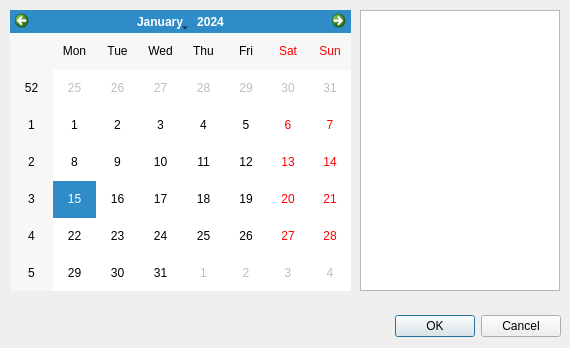
<?xml version="1.0" encoding="UTF-8"?>
<ui version="4.0">
 <class>DialogDatePicker</class>
 <widget class="QDialog" name="DialogDatePicker">
  <property name="geometry">
   <rect>
    <x>0</x>
    <y>0</y>
    <width>570</width>
    <height>348</height>
   </rect>
  </property>
  <property name="windowTitle">
   <string>Dialog</string>
  </property>
  <widget class="QDialogButtonBox" name="buttonBox">
   <property name="geometry">
    <rect>
     <x>220</x>
     <y>310</y>
     <width>341</width>
     <height>32</height>
    </rect>
   </property>
   <property name="orientation">
    <enum>Qt::Horizontal</enum>
   </property>
   <property name="standardButtons">
    <set>QDialogButtonBox::Cancel|QDialogButtonBox::Ok</set>
   </property>
  </widget>
  <widget class="QCalendarWidget" name="calendarWidget">
   <property name="geometry">
    <rect>
     <x>10</x>
     <y>10</y>
     <width>341</width>
     <height>281</height>
    </rect>
   </property>
  </widget>
  <widget class="QListView" name="listView_selectedDates">
   <property name="geometry">
    <rect>
     <x>360</x>
     <y>10</y>
     <width>200</width>
     <height>281</height>
    </rect>
   </property>
  </widget>
 </widget>
 <resources/>
 <connections>
  <connection>
   <sender>buttonBox</sender>
   <signal>accepted()</signal>
   <receiver>DialogDatePicker</receiver>
   <slot>accept()</slot>
   <hints>
    <hint type="sourcelabel">
     <x>248</x>
     <y>254</y>
    </hint>
    <hint type="destinationlabel">
     <x>157</x>
     <y>274</y>
    </hint>
   </hints>
  </connection>
  <connection>
   <sender>buttonBox</sender>
   <signal>rejected()</signal>
   <receiver>DialogDatePicker</receiver>
   <slot>reject()</slot>
   <hints>
    <hint type="sourcelabel">
     <x>316</x>
     <y>260</y>
    </hint>
    <hint type="destinationlabel">
     <x>286</x>
     <y>274</y>
    </hint>
   </hints>
  </connection>
 </connections>
</ui>
